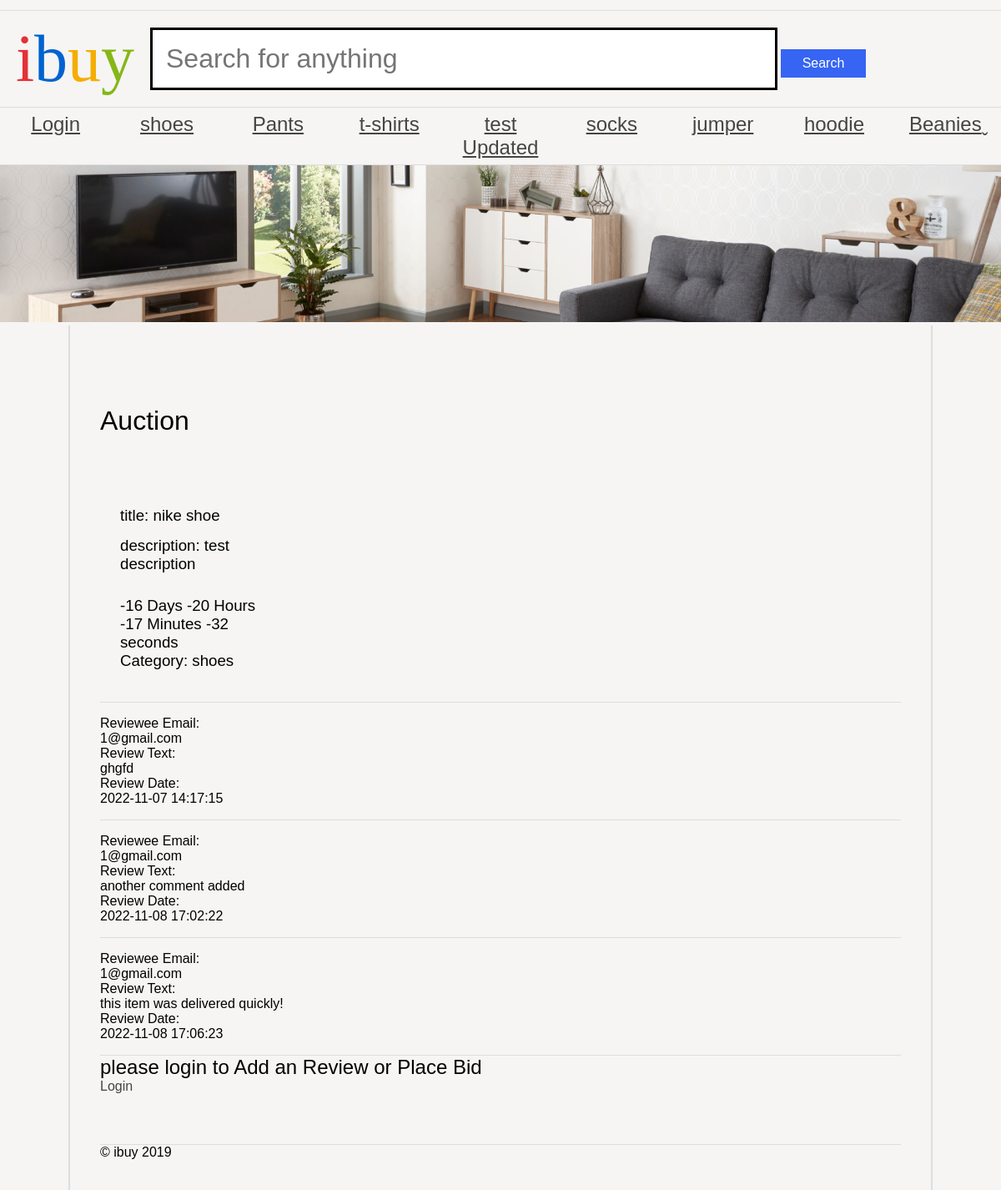
The app's page /as1/public/auction.php?id=1 with its own data.
### tables this page shows
CREATE TABLE `category` (
  `categoryId` int(11) NOT NULL AUTO_INCREMENT,
  `name` varchar(45) DEFAULT NULL,
  PRIMARY KEY (`categoryId`)
);

CREATE TABLE `auction` (
  `auctionId` int(11) NOT NULL AUTO_INCREMENT,
  `title` varchar(45) DEFAULT NULL,
  `description` varchar(45) DEFAULT NULL,
  `categoryId` int(11) DEFAULT NULL,
  `endDate` datetime DEFAULT NULL,
  `auctionAuthorId` int(11) DEFAULT NULL,
  PRIMARY KEY (`auctionId`),
  KEY `categoryId_idx` (`categoryId`),
  KEY `userId_idx` (`auctionAuthorId`),
  CONSTRAINT `auctionAuthorId` FOREIGN KEY (`auctionAuthorId`) REFERENCES `user` (`userId`) ON DELETE NO ACTION ON UPDATE NO ACTION,
  CONSTRAINT `categoryId` FOREIGN KEY (`categoryId`) REFERENCES `category` (`categoryId`) ON DELETE NO ACTION ON UPDATE NO ACTION
);

CREATE TABLE `review` (
  `reviewId` int(11) NOT NULL AUTO_INCREMENT,
  `reviweeEmail` varchar(45) DEFAULT NULL,
  `reviewText` varchar(45) DEFAULT NULL,
  `auctionId` int(11) DEFAULT NULL,
  `reviewDate` datetime DEFAULT NULL,
  PRIMARY KEY (`reviewId`),
  KEY `auctionId_idx` (`auctionId`),
  CONSTRAINT `auctionId` FOREIGN KEY (`auctionId`) REFERENCES `auction` (`auctionId`) ON DELETE NO ACTION ON UPDATE NO ACTION
);

### as1/public/functions.php (called while the page is built, shortened)
<?php
function find($pdo, $table, $field, $value) {
	$stmt = $pdo->prepare('SELECT * FROM ' . $table . ' WHERE ' . $field . ' = :value');
	$criteria = [
		'value' => $value
	];
	$stmt->execute($criteria);
	return $stmt->fetchAll();
}

### as1/public/auction.php (the view, shortened to what this page needs)
<?php
require 'nav.php';
include 'setup.php';
require 'functions.php';
$id = $_GET['id'];
$allAuction = find($pdo, 'auction', 'auctionId', $id);
$recordOfAuction = $allAuction[0];
$categoryName = find($pdo, 'category','categoryId',$recordOfAuction['categoryId'] );
$recordOfCategory = $categoryName[0];
echo'<ul class="productList">';
echo'<h1> Auction </h1>';
echo'<section class="product">';
    echo'<li>';
    echo'<h3> title: '. $recordOfAuction['title'] . '</h3><br></br>';
    echo'<h3> description: '. $recordOfAuction['description'] . '</h3><br></br>';
    $timeLeft = strtotime($recordOfAuction['endDate']) - time();
    $day = floor($timeLeft / 86400);
    $hours  = floor(($timeLeft % 86400) / 3600);
    $min = floor(($timeLeft % 3600) / 60);
    $seconds = ($timeLeft % 60);
    echo'<br><br><h3>';
    if($day) echo "$day Days ";
    if($hours) echo "$hours Hours ";
    if($min) echo "$min Minutes ";
    if($seconds) echo "$seconds seconds";
    echo'</h3>';
    echo'<br><h3> Category: '. $recordOfCategory['name'] . '</h3><br></br>';
    echo'</li>';
echo'</section>';
echo'</ul>';
$allAuctionReviews = find($pdo,'review','auctionId',$id);
foreach ( $allAuctionReviews as $recordOfreview){
    echo'<section class="reviews">';
    echo'<ul>';
    echo'<li>';
    echo'<label>Reviewee Email:</label>';
    echo'<h4>'.$recordOfreview['reviweeEmail'].'</h4>';
    echo'<label>Review Text:</label>';
    echo'<h4>'.$recordOfreview['reviewText'].'</h4>';
    echo'<label>Review Date:</label>';
    echo'<h4>'.$recordOfreview['reviewDate'].'</h4>';
    echo'</li>';
    echo'</ul>';
    echo'</section>';
}
if(isset($_SESSION['loggedin'])){
if($_SESSION['loggedin'] == $recordOfAuction['auctionAuthorId']){
    $editingAuction = $_GET['id'];
    echo'<br><br>';
    echo'<form action=editAuction.php?id='.$editingAuction.' method="POST"/>';
    echo'<input type="submit" name="editAuctionBtn"value="Edit"/>';
    echo'</form>';
    echo'<form action=deleteAuction.php?id='.$editingAuction.' method="POST"/>';
    echo'<input type="submit" name="deleteAuctionBtn" value="Delete" Auction/>';
    echo'</form>';
}
}
else{
    echo'<h2>please login to Add an Review or Place Bid</h2>';
    echo'<a hoursef="login.php">Login</a>';
};
require 'footer.php';
?>

### as1/public/nav.php (shortened to what this page needs)
<?php
include 'setup.php';
$stmt = $pdo->prepare('SELECT categoryId, name FROM category');
$stmt->execute();
?>
<!DOCTYPE html>
<html>
	<head>
		<link rel="stylesheet" href="ibuy.css" />
	</head>
	<body>
		<header>
			<h1><span class="i">i</span><span class="b">b</span><span class="u">u</span><span class="y">y</span></h1>
			<?php
			echo'<form action="search.php?search=" method="GET">
				<input type="text" name="searchSpace" placeholder="Search for anything" />
				<input type="submit" name="submit" value="Search" />
			</form>';
			?>
		</header>
		<nav>
			<ul>
			<li><a href="login.php">Login</a></li>
			<?php
			while($category = $stmt->fetch()) {
			echo '<li><a class="categoryLink" href="category.php?id=' . $category['categoryId'] . '">' . $category['name'] .'</a>';
			};
			?>
			</ul>
		</nav>
		<img src="banners/1.jpg" alt="Banner" />
		<main>

### as1/public/ibuy.css (style rules this page uses)
* { margin: 0; padding: 0; }
body { font-family: 'Oxygen-Regular', sans-serif; background-color: #f6f5f4; max-width: 100vw; overflow-x: hidden; }
h1, h2, h3, h4 { font-weight: normal; }
a, a:visited { color: #444; }
header { margin-top: 1vw; font-family: 'Univers-Light-Normal'; display: grid; grid-template-columns: 15% 85%; align-items: center; padding-top: 1vw; padding-bottom: 1vw; border-top: 1px solid #ddd; border-bottom: 1px solid #ddd; }
header h1 { text-align: center; font-size: 5em; }
form { display: block; }
header form input[type=text] { border: 3px solid black; font-size: 2em; padding: 0.5em; width: 70%; }
body > img { width: 100vw; }
header form input[type=submit] { background-color: #3665f3; color: white; width: 10%; font-size: 1em; padding: 0.5em; cursor: pointer; border: 0; }
header .i { color: #e43137; }
header .b { color: #0063d1; }
header .u { color: #f4ae01; }
header .y { color: #85b716; }
body > nav { border-bottom: 1px solid #ddd; }
body > nav ul li:last-child a:after { content: 'ˬ'; position: absolute; }
body > nav ul { display: flex; width: 100vw; list-style-type: none; }
body > nav ul li { flex: 1; }
body > nav ul li a { display: block; text-align: center; padding-top: 0.5vw; padding-bottom: 0.5vw; font-size: 1.5em; }
.productList { list-style-type: none; }
.productList li { padding: 2vw; border-bottom: 1px solid #ddd; display: grid; grid-template-columns: 18% 80%; }
main { padding: 3vw; display: block; overflow: hidden; width: 80vw; margin: auto; border-left: 2px solid #ddd; border-right: 2px solid #ddd; }
main h1 { margin-top: 5vw; margin-bottom: 5vw; }
.reviews ul { list-style-type: none; }
.reviews li { padding-top: 1em; padding-bottom: 1em; border-bottom: 1px solid #ddd; }

### records on screen
category: name "shoes"
category: name "Pants"
category: name "t-shirts"
category: name "test Updated"
category: name "socks"
category: name "jumper"
category: name "hoodie"
category: name "Beanies"
auction: title "nike shoe", description "test description"
review: reviweeEmail "1@gmail.com", reviewText "ghgfd", reviewDate "2022-11-07 14:17:15"
review: reviweeEmail "1@gmail.com", reviewText "another comment added", reviewDate "2022-11-08 17:02:22"
review: reviweeEmail "1@gmail.com", reviewText "this item was delivered quickly!", reviewDate "2022-11-08 17:06:23"
